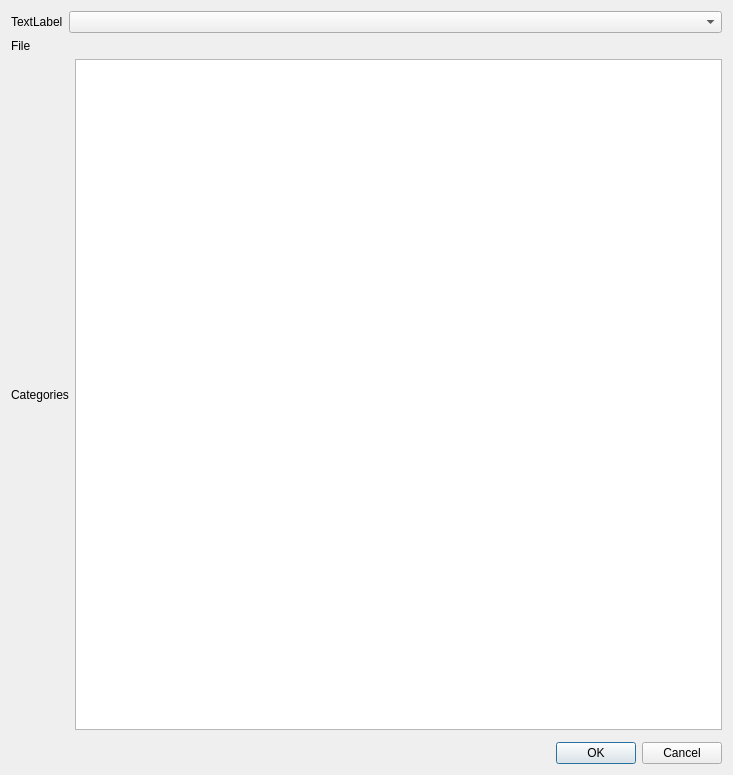
<?xml version="1.0" encoding="UTF-8"?>
<ui version="4.0">
 <class>QgsVectorLayerLoadSaveStyleDialog</class>
 <widget class="QDialog" name="QgsVectorLayerLoadSaveStyleDialog">
  <property name="geometry">
   <rect>
    <x>0</x>
    <y>0</y>
    <width>733</width>
    <height>775</height>
   </rect>
  </property>
  <property name="windowTitle">
   <string>Dialog</string>
  </property>
  <layout class="QGridLayout" name="gridLayout">
   <item row="4" column="0" colspan="2">
    <widget class="QWidget" name="mSaveToDbWidget" native="true">
     <layout class="QGridLayout" name="gridLayout_2">
      <property name="leftMargin">
       <number>0</number>
      </property>
      <property name="topMargin">
       <number>0</number>
      </property>
      <property name="rightMargin">
       <number>0</number>
      </property>
      <property name="bottomMargin">
       <number>0</number>
      </property>
     </layout>
    </widget>
   </item>
   <item row="0" column="1">
    <widget class="QComboBox" name="mStyleTypeComboBox"/>
   </item>
   <item row="0" column="0">
    <widget class="QLabel" name="mModeLabel">
     <property name="text">
      <string>TextLabel</string>
     </property>
    </widget>
   </item>
   <item row="5" column="1">
    <widget class="QDialogButtonBox" name="buttonBox">
     <property name="orientation">
      <enum>Qt::Horizontal</enum>
     </property>
     <property name="standardButtons">
      <set>QDialogButtonBox::Cancel|QDialogButtonBox::Ok</set>
     </property>
    </widget>
   </item>
   <item row="1" column="0" colspan="2">
    <widget class="QWidget" name="mSaveToFileWidget" native="true">
     <property name="sizePolicy">
      <sizepolicy hsizetype="Preferred" vsizetype="MinimumExpanding">
       <horstretch>0</horstretch>
       <verstretch>0</verstretch>
      </sizepolicy>
     </property>
     <layout class="QGridLayout" name="gridLayout_3">
      <property name="leftMargin">
       <number>0</number>
      </property>
      <property name="topMargin">
       <number>0</number>
      </property>
      <property name="rightMargin">
       <number>0</number>
      </property>
      <property name="bottomMargin">
       <number>0</number>
      </property>
      <item row="0" column="0">
       <widget class="QLabel" name="label">
        <property name="text">
         <string>File</string>
        </property>
       </widget>
      </item>
      <item row="0" column="1">
       <widget class="QgsFileWidget" name="mFileWidget" native="true"/>
      </item>
      <item row="1" column="1">
       <widget class="QListWidget" name="mStyleCategoriesListWidget"/>
      </item>
      <item row="1" column="0">
       <widget class="QLabel" name="label_3">
        <property name="text">
         <string>Categories</string>
        </property>
       </widget>
      </item>
     </layout>
    </widget>
   </item>
  </layout>
 </widget>
 <customwidgets>
  <customwidget>
   <class>QgsFileWidget</class>
   <extends>QWidget</extends>
   <header>qgsfilewidget.h</header>
   <container>1</container>
  </customwidget>
 </customwidgets>
 <resources/>
 <connections>
  <connection>
   <sender>buttonBox</sender>
   <signal>accepted()</signal>
   <receiver>QgsVectorLayerLoadSaveStyleDialog</receiver>
   <slot>accept()</slot>
   <hints>
    <hint type="sourcelabel">
     <x>248</x>
     <y>254</y>
    </hint>
    <hint type="destinationlabel">
     <x>157</x>
     <y>274</y>
    </hint>
   </hints>
  </connection>
  <connection>
   <sender>buttonBox</sender>
   <signal>rejected()</signal>
   <receiver>QgsVectorLayerLoadSaveStyleDialog</receiver>
   <slot>reject()</slot>
   <hints>
    <hint type="sourcelabel">
     <x>316</x>
     <y>260</y>
    </hint>
    <hint type="destinationlabel">
     <x>286</x>
     <y>274</y>
    </hint>
   </hints>
  </connection>
 </connections>
</ui>
